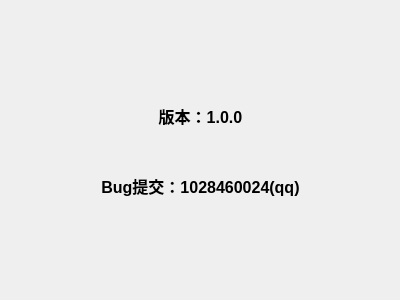
<?xml version="1.0" encoding="UTF-8"?>
<ui version="4.0">
 <class>Dialog_about</class>
 <widget class="QDialog" name="Dialog_about">
  <property name="geometry">
   <rect>
    <x>0</x>
    <y>0</y>
    <width>400</width>
    <height>300</height>
   </rect>
  </property>
  <property name="windowTitle">
   <string>Dialog</string>
  </property>
  <widget class="QLabel" name="label">
   <property name="geometry">
    <rect>
     <x>20</x>
     <y>100</y>
     <width>361</width>
     <height>31</height>
    </rect>
   </property>
   <property name="font">
    <font>
     <pointsize>12</pointsize>
     <weight>75</weight>
     <bold>true</bold>
    </font>
   </property>
   <property name="text">
    <string>版本：1.0.0</string>
   </property>
   <property name="alignment">
    <set>Qt::AlignCenter</set>
   </property>
  </widget>
  <widget class="QLabel" name="label_2">
   <property name="geometry">
    <rect>
     <x>20</x>
     <y>170</y>
     <width>361</width>
     <height>31</height>
    </rect>
   </property>
   <property name="font">
    <font>
     <pointsize>12</pointsize>
     <weight>75</weight>
     <bold>true</bold>
    </font>
   </property>
   <property name="text">
    <string>Bug提交：1028460024(qq)</string>
   </property>
   <property name="alignment">
    <set>Qt::AlignCenter</set>
   </property>
  </widget>
 </widget>
 <resources/>
 <connections/>
</ui>
